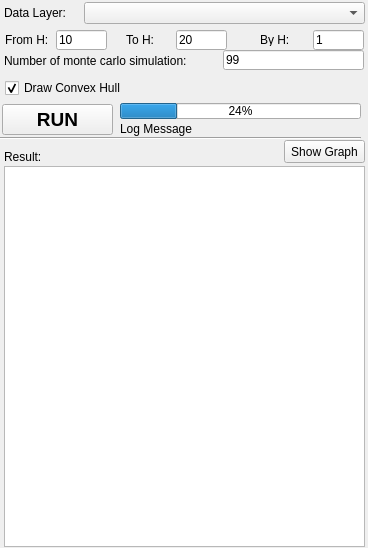
<?xml version="1.0" encoding="UTF-8"?>
<ui version="4.0">
 <class>Form_Parameter</class>
 <widget class="QWidget" name="Form_Parameter">
  <property name="geometry">
   <rect>
    <x>0</x>
    <y>0</y>
    <width>368</width>
    <height>548</height>
   </rect>
  </property>
  <property name="windowTitle">
   <string>K-function</string>
  </property>
  <widget class="QLabel" name="label">
   <property name="geometry">
    <rect>
     <x>4</x>
     <y>5</y>
     <width>81</width>
     <height>16</height>
    </rect>
   </property>
   <property name="text">
    <string>Data Layer:</string>
   </property>
  </widget>
  <widget class="QComboBox" name="cmbLayer">
   <property name="geometry">
    <rect>
     <x>84</x>
     <y>2</y>
     <width>281</width>
     <height>22</height>
    </rect>
   </property>
  </widget>
  <widget class="QPushButton" name="btnRun">
   <property name="geometry">
    <rect>
     <x>2</x>
     <y>104</y>
     <width>111</width>
     <height>31</height>
    </rect>
   </property>
   <property name="font">
    <font>
     <family>Tahoma</family>
     <pointsize>14</pointsize>
     <weight>75</weight>
     <bold>true</bold>
    </font>
   </property>
   <property name="text">
    <string>RUN</string>
   </property>
  </widget>
  <widget class="QLabel" name="label_9">
   <property name="geometry">
    <rect>
     <x>4</x>
     <y>149</y>
     <width>131</width>
     <height>16</height>
    </rect>
   </property>
   <property name="text">
    <string>Result:</string>
   </property>
  </widget>
  <widget class="QProgressBar" name="progressBar">
   <property name="geometry">
    <rect>
     <x>120</x>
     <y>103</y>
     <width>241</width>
     <height>16</height>
    </rect>
   </property>
   <property name="value">
    <number>24</number>
   </property>
  </widget>
  <widget class="QLabel" name="lbl_log">
   <property name="geometry">
    <rect>
     <x>120</x>
     <y>119</y>
     <width>241</width>
     <height>20</height>
    </rect>
   </property>
   <property name="text">
    <string>Log Message</string>
   </property>
  </widget>
  <widget class="Line" name="line">
   <property name="geometry">
    <rect>
     <x>0</x>
     <y>130</y>
     <width>361</width>
     <height>16</height>
    </rect>
   </property>
   <property name="orientation">
    <enum>Qt::Horizontal</enum>
   </property>
  </widget>
  <widget class="QPlainTextEdit" name="txtResult">
   <property name="geometry">
    <rect>
     <x>4</x>
     <y>166</y>
     <width>361</width>
     <height>381</height>
    </rect>
   </property>
   <property name="readOnly">
    <bool>true</bool>
   </property>
  </widget>
  <widget class="QLineEdit" name="edtNumSimul">
   <property name="geometry">
    <rect>
     <x>223</x>
     <y>50</y>
     <width>141</width>
     <height>20</height>
    </rect>
   </property>
   <property name="text">
    <string>99</string>
   </property>
   <property name="alignment">
    <set>Qt::AlignLeading|Qt::AlignLeft|Qt::AlignVCenter</set>
   </property>
  </widget>
  <widget class="QLabel" name="label_2">
   <property name="geometry">
    <rect>
     <x>4</x>
     <y>53</y>
     <width>211</width>
     <height>16</height>
    </rect>
   </property>
   <property name="text">
    <string>Number of monte carlo simulation:</string>
   </property>
  </widget>
  <widget class="QPushButton" name="btnShowGraph">
   <property name="geometry">
    <rect>
     <x>284</x>
     <y>140</y>
     <width>81</width>
     <height>23</height>
    </rect>
   </property>
   <property name="text">
    <string>Show Graph</string>
   </property>
  </widget>
  <widget class="QCheckBox" name="chkConvexHull">
   <property name="geometry">
    <rect>
     <x>5</x>
     <y>80</y>
     <width>151</width>
     <height>16</height>
    </rect>
   </property>
   <property name="text">
    <string>Draw Convex Hull</string>
   </property>
   <property name="checked">
    <bool>true</bool>
   </property>
  </widget>
  <widget class="QLabel" name="label_3">
   <property name="geometry">
    <rect>
     <x>5</x>
     <y>34</y>
     <width>56</width>
     <height>12</height>
    </rect>
   </property>
   <property name="text">
    <string>From H:</string>
   </property>
  </widget>
  <widget class="QLabel" name="label_4">
   <property name="geometry">
    <rect>
     <x>126</x>
     <y>34</y>
     <width>56</width>
     <height>12</height>
    </rect>
   </property>
   <property name="text">
    <string>To H:</string>
   </property>
  </widget>
  <widget class="QLabel" name="label_5">
   <property name="geometry">
    <rect>
     <x>260</x>
     <y>34</y>
     <width>56</width>
     <height>12</height>
    </rect>
   </property>
   <property name="text">
    <string>By H:</string>
   </property>
  </widget>
  <widget class="QLineEdit" name="edtFromH">
   <property name="geometry">
    <rect>
     <x>56</x>
     <y>30</y>
     <width>51</width>
     <height>20</height>
    </rect>
   </property>
   <property name="text">
    <string>10</string>
   </property>
  </widget>
  <widget class="QLineEdit" name="edtToH">
   <property name="geometry">
    <rect>
     <x>176</x>
     <y>30</y>
     <width>51</width>
     <height>20</height>
    </rect>
   </property>
   <property name="text">
    <string>20</string>
   </property>
  </widget>
  <widget class="QLineEdit" name="edtByH">
   <property name="geometry">
    <rect>
     <x>313</x>
     <y>30</y>
     <width>51</width>
     <height>20</height>
    </rect>
   </property>
   <property name="text">
    <string>1</string>
   </property>
  </widget>
  <zorder>label</zorder>
  <zorder>cmbLayer</zorder>
  <zorder>btnRun</zorder>
  <zorder>label_9</zorder>
  <zorder>progressBar</zorder>
  <zorder>line</zorder>
  <zorder>lbl_log</zorder>
  <zorder>txtResult</zorder>
  <zorder>edtNumSimul</zorder>
  <zorder>label_2</zorder>
  <zorder>btnShowGraph</zorder>
  <zorder>chkConvexHull</zorder>
  <zorder>label_3</zorder>
  <zorder>label_4</zorder>
  <zorder>label_5</zorder>
  <zorder>edtFromH</zorder>
  <zorder>edtToH</zorder>
  <zorder>edtByH</zorder>
 </widget>
 <resources/>
 <connections/>
</ui>
